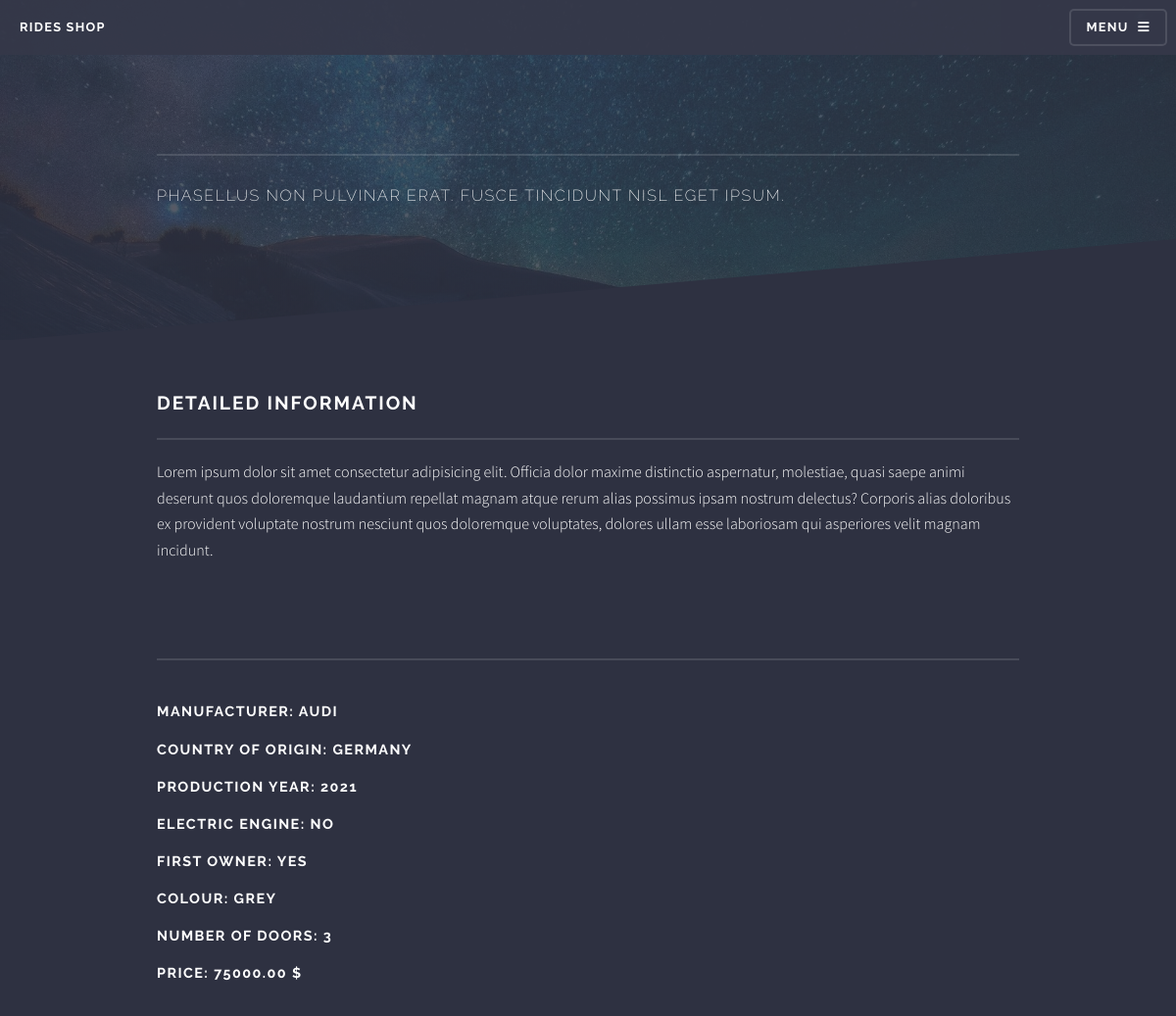
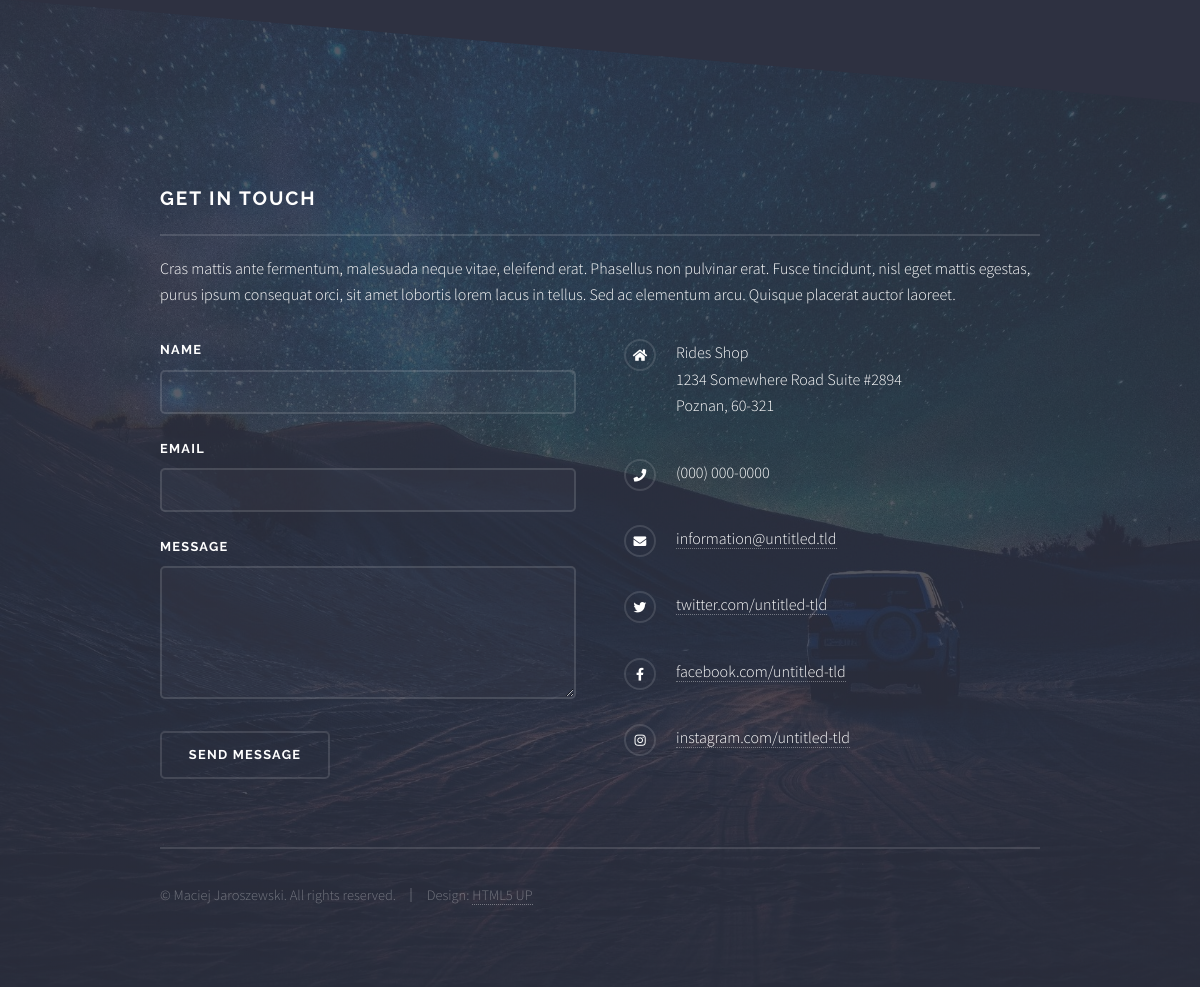
Page /car/audi/ on the committed database (2 pictures, top to bottom).
### shop/models.py (models this page shows, shortened)
class Car(models.Model):
    category = models.ForeignKey(Category, related_name='cars', on_delete=models.CASCADE)
    producer = models.CharField(max_length=100, blank=False)
    slug = models.SlugField(max_length=100)
    description = models.TextField(max_length=500, blank=False)
    country_of_origin = models.CharField(max_length=100)
    colour = models.CharField(max_length=100)
    production_year = models.CharField(blank=False, max_length=10)
    number_of_doors = models.CharField(blank=False, max_length=10)
    electric = models.BooleanField(blank=False)
    first_owner = models.BooleanField(blank=False)
    price = models.DecimalField(max_digits=10, decimal_places=2, blank=False)
    date_added = models.DateTimeField(auto_now_add=True)
    image = CloudinaryField('image')
    class Meta:
        ordering = ['-date_added']

### shop/views.py (the view)
# urls.py: path('car/<slug:car_slug>/', views.car, name='car'),
def car(request, car_slug):
    car = get_object_or_404(Car, slug=car_slug)
    return render(request, 'car.html', {'car': car})

### shop/context_processors.py (called while the page is built)
def menu_categories(request):
    categories = Category.objects.all()
    return {'menu_categories': categories}

### shop/templates/car.html (shortened to what this page needs)
{% extends 'base.html' %}
{% load static %}
					{% block header %}
					<header id="header">
						<h1><a href="{% url 'index' %}">Rides Shop</a></h1>
						<nav>
							<a href="#menu">Menu</a>
						</nav>
					</header>
					{% endblock %}
					{% block content %}
			<div id="page-wrapper">
					<section id="wrapper">
						<header>
							<div class="inner">
								<h2>{{ car.title|upper }}</h2>
								<p>Phasellus non pulvinar erat. Fusce tincidunt nisl eget ipsum.</p>
							</div>
						</header>
							<div class="wrapper">
                                <div class="inner">
                                    <h2 class="major">Detailed information</h2>
                                    <p>{{ car.description }}</p>
                                        <hr>
					<h3>Manufacturer: {{ car.producer }}</h3>
                                        <h3>Country of origin: {{ car.country_of_origin }}</h3>
                                        <h3>Production year: {{ car.production_year }}</h3>
                                        <h3>Electric engine: {{ car.electric|yesno }}</h3>
                                        <h3>First owner: {{ car.first_owner|yesno }}</h3>
                                        <h3>Colour: {{ car.colour }}</h3>
                                        <h3>Number of doors: {{ car.number_of_doors }}</h3>
                                        <h3>Price: {{ car.price }} $</h3>
                                </div>
                            </div>
					</section>
			</div>
			{% endblock %}

### rows in the picture
Car: description "Lorem ipsum dolor sit amet consectetur adipisicing elit. Officia dolor maxime distinctio aspernatur, molestiae, quasi saepe animi deserunt quos doloremque laudantium repellat magnam atque rerum alias possimus ipsam nostrum delectus? Corporis alias doloribus ex provident voluptate nostrum nesciunt quos doloremque voluptates, dolores ullam esse laboriosam qui asperiores velit magnam incidunt.", producer "AUDI", country_of_origin "GERMANY", production_year "2021", electric "NO", first_owner "YES", colour "GREY", number_of_doors "3", price "75000.00"
